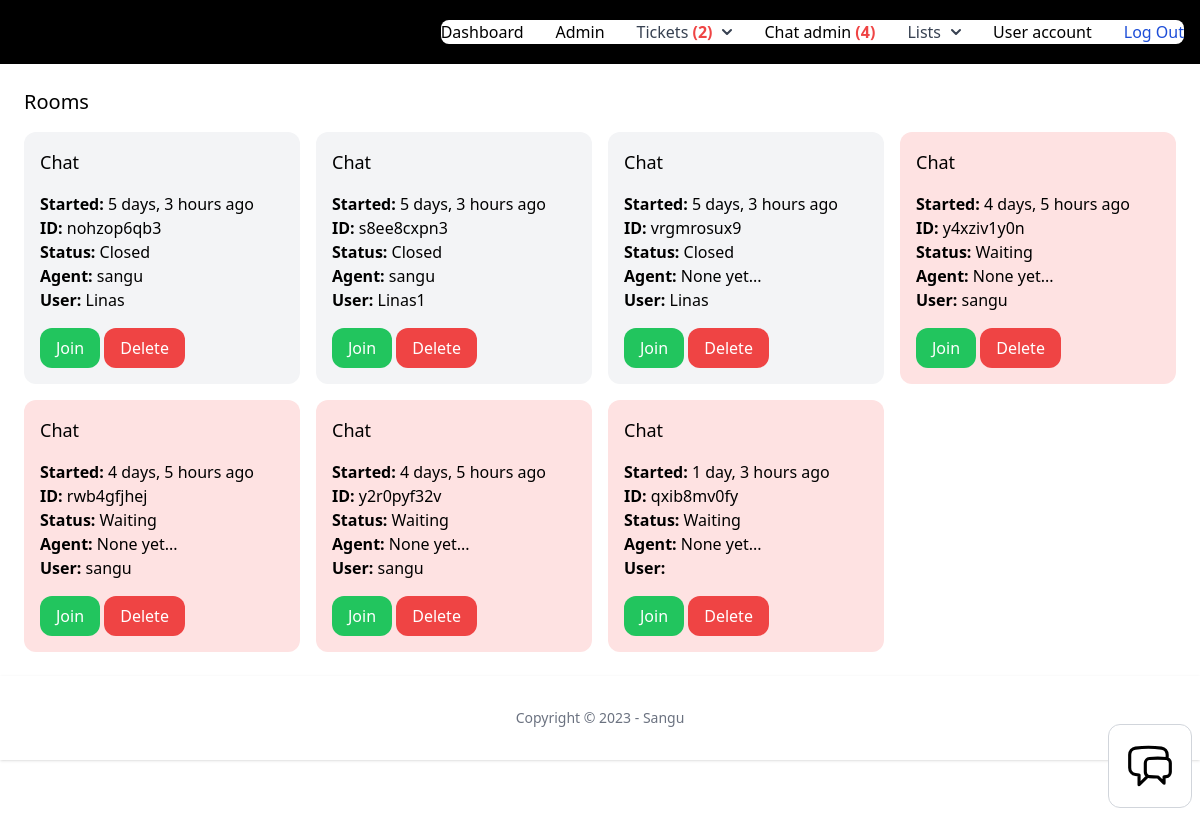
The page /chat-admin (signed in) on the database as committed earlier.
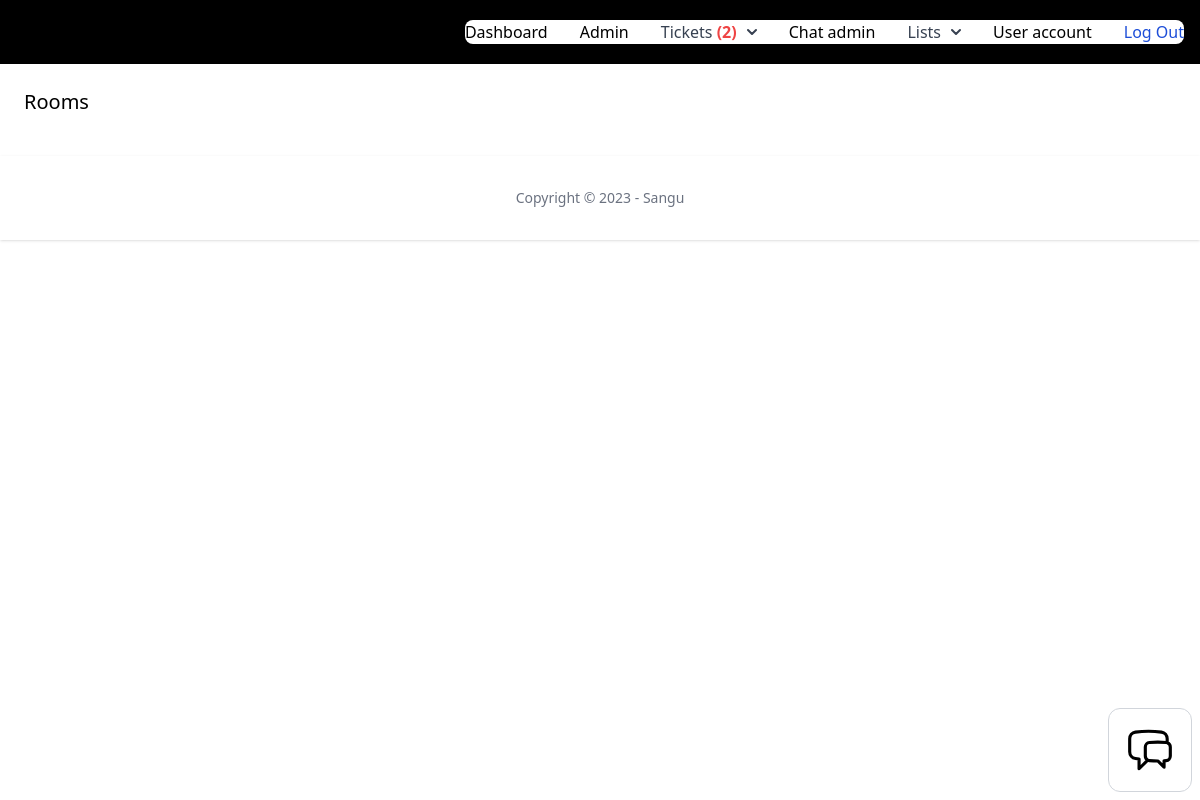
The same page on the database as committed later.
### chat/models.py (models this page shows, shortened)
class Room(models.Model):
    ACTIVE = 'active'
    WAITING = 'waiting'
    CLOSED = 'closed'
    CHOICES_STATUS = (
        (ACTIVE, 'Active'),
        (WAITING, 'Waiting'),
        (CLOSED, 'Closed'),
    )
    uuid = models.CharField(max_length=255)
    chat_user = models.CharField(max_length=255)
    agent = models.ForeignKey(User, related_name='rooms', blank=True, null=True, on_delete=models.SET_NULL)
    messages = models.ManyToManyField(Message, blank=True)
    url = models.CharField(max_length=255, blank=True, null=True)
    status = models.CharField(max_length=15, choices=CHOICES_STATUS, default=WAITING)
    created_at = models.DateTimeField(auto_now_add=True)
    class Meta:
        ordering = ('created_at',)

### user/models.py (models this page shows)
class User(AbstractUser):
    phone = models.TextField(blank=True, null=True)
    is_customer = models.BooleanField(default=True)
    is_manager = models.BooleanField(default=False)

### chat/views.py (the view)
# urls.py: path('chat-admin', views.chat_admin, name='admin'),
@login_required
def chat_admin(request):
    rooms = Room.objects.all()
    users = User.objects.all()
    return render(request, 'chat/admin.html', {
        'rooms': rooms,
        'users': users,
    })

### chat/context_processors.py (called while the page is built)
def chat_waiting(request):
    waiting_chat = Room.objects.filter(status='waiting')
    return {'waiting_chat': waiting_chat}

### team/context_processors.py (called while the page is built)
def active_team(request):
    if request.user.is_authenticated:
        if request.user.userprofile.active_team:
            active_team = request.user.userprofile.active_team
        else:
            active_team = Team.objects.filter(created_by=request.user)[0]
    else:
        active_team = None
    return {'active_team': active_team}

### ticket/context_processors.py (called while the page is built)
def pending_tickets(request):
    pending_tickets = 0
    if request.user.is_authenticated:
        if request.user.is_manager:
            pending_tickets = Ticket.objects.filter(status='pending')
        else:
            pending_tickets = pending_tickets
    else:
        pending_tickets = pending_tickets
    return {'pending_tickets': pending_tickets}

def workspace_tickets(request):
    if request.user.is_authenticated:
        workspace_tickets = Ticket.objects.filter(assign_to=request.user, is_resolved=False)
    else:
        workspace_tickets = 0
    return {'workspace_tickets': workspace_tickets}

### chat/templates/chat/admin.html (shortened to what this page needs)
{% extends 'app/base.html'  %}
{% block content %}
<div class="py-6 px-6">
    <h1 class="mb-4 text-xl">Rooms</h1>
    <div class="grid grid-cols-4 gap-4">
        {% for room in rooms %}
        <div class="p-4 rounded-xl {% if room.status == 'waiting' %}bg-red-100{% elif room.status == 'active' %}bg-yellow-100{% else %}bg-gray-100{% endif %}">
            <h3 class="mb-4 text-lg">Chat</h3>
            <p>
                <b>Started: </b>{{ room.created_at|timesince }} ago<br>
                <b>ID: </b>{{ room.uuid }}<br>
                <b>Status: </b>{{ room.get_status_display }}<br>
                <b>Agent: </b>{% firstof room.agent.username 'None yet...' %}<br>
                <b>User: </b>{{ room.chat_user }}<br>
            </p>
            <a href="{% url 'chat:room' room.uuid %}" class="mt-4 inline-block py-2 px-4 rounded-xl bg-green-500 text-white">Join</a>
            <a href="{% url 'chat:delete' room.uuid %}" class="mt-4 inline-block py-2 px-4 rounded-xl bg-red-500 text-white">Delete</a>
        </div>
        {% endfor %}
    </div>
</div>
{% endblock %}

### app/templates/app/base.html (shortened to what this page needs)
{% load static %}
<!doctype html>
<html lang="en">
<head>
    <script src="https://cdn.tailwindcss.com"></script>
</head>
<body>
    <nav class="bg-black border-gray-200 dark:bg-black dark:border-gray-700">
        <div class="max-w-screen-xl flex flex-wrap items-center justify-between mx-auto p-4">
            <a href="/" class="flex items-center">
                <span class="self-center text-2xl font-semibold whitespace-nowrap dark:text-white">Django CRM</span>
            </a>
            {% if request.user.is_authenticated %}
            {% if request.user.is_manager %}
            <a href="{% url 'teams:detail' active_team.id %}" class="flex items-center">
                <span class="self-center text-2xl font-semibold whitespace-nowrap dark:text-white">{{ active_team.name }}</span>
            </a>
            {% endif %}
            {% endif %}
            <div class="hidden w-full md:block md:w-auto" id="navbar-multi-level">
                <ul class="flex flex-col font-medium p-4 md:p-0 mt-4 border border-gray-100 rounded-lg bg-gray-50 md:flex-row md:space-x-8 md:mt-0 md:border-0 md:bg-white dark:bg-gray-800 md:dark:bg-black dark:border-gray-700">
                    <li>
                        <a href="{% url 'dashboard:index' %}" class="block py-2 pl-3 pr-4 text-black rounded hover:bg-gray-100 md:hover:bg-transparent md:border-0 md:hover:text-blue-700 md:p-0 dark:text-white md:dark:hover:text-blue-500 dark:hover:bg-gray-700 dark:hover:text-white md:dark:hover:bg-transparent">Dashboard</a>
                    </li>
                    {% if request.user.is_staff %}
                    <li>
                        <a href="/admin" class="block py-2 pl-3 pr-4 text-black rounded hover:bg-gray-100 md:hover:bg-transparent md:border-0 md:hover:text-blue-700 md:p-0 dark:text-white md:dark:hover:text-blue-500 dark:hover:bg-gray-700 dark:hover:text-white md:dark:hover:bg-transparent">Admin</a>
                    </li>
                    {% endif %}
                    {% if request.user.is_authenticated %}
                    {% if request.user.is_manager %}
                    <li>
                        <button id="dropdownNavbarLink" data-dropdown-toggle="dropdownNavbar" class="flex items-center justify-between w-full py-2 pl-3 pr-4  text-gray-700 border-b border-gray-100 hover:bg-gray-50 md:hover:bg-transparent md:border-0 md:hover:text-blue-700 md:p-0 md:w-auto dark:text-white md:dark:hover:text-blue-500 dark:focus:text-white dark:border-gray-700 dark:hover:bg-gray-700 md:dark:hover:bg-transparent">
                            Tickets&nbsp; {% if pending_tickets.count > 0 %} <span class="text-red-500 font-bold"> ({{ pending_tickets.count }}) {% endif %}</span><svg class="w-2.5 h-2.5 ml-2.5" aria-hidden="true" xmlns="http://www.w3.org/2000/svg" fill="none" viewBox="0 0 10 6">
                                <path stroke="currentColor" stroke-linecap="round" stroke-linejoin="round" stroke-width="2" d="m1 1 4 4 4-4" />
                            </svg>
                        </button>
                    </li>
                    {% endif %}
                    {% endif %}
                    {% if request.user.is_manager %}
                    <li>
                        <a href="{% url 'chat:admin' %}" class="block py-2 pl-3 pr-4 text-black rounded hover:bg-gray-100 md:hover:bg-transparent md:border-0 md:hover:text-blue-700 md:p-0 dark:text-white md:dark:hover:text-blue-500 dark:hover:bg-gray-700 dark:hover:text-white md:dark:hover:bg-transparent">Chat admin {% if waiting_chat.count > 0 %} <span class="text-red-500 font-bold">({{ waiting_chat.count }}) {% endif %}</span></a>
                    </li>
                    <li>
                        <button id="dropdownNavbarLink" data-dropdown-toggle="dropdownNavbar_lists" class="flex items-center justify-between w-full py-2 pl-3 pr-4  text-gray-700 border-b border-gray-100 hover:bg-gray-50 md:hover:bg-transparent md:border-0 md:hover:text-blue-700 md:p-0 md:w-auto dark:text-white md:dark:hover:text-blue-500 dark:focus:text-white dark:border-gray-700 dark:hover:bg-gray-700 md:dark:hover:bg-transparent">
                            Lists <svg class="w-2.5 h-2.5 ml-2.5" aria-hidden="true" xmlns="http://www.w3.org/2000/svg" fill="none" viewBox="0 0 10 6">
                                <path stroke="currentColor" stroke-linecap="round" stroke-linejoin="round" stroke-width="2" d="m1 1 4 4 4-4" />
                            </svg>
                        </button>
                    </li>
                    {% endif %}
                    {% if request.user.is_authenticated %}
                    <li>
                        <a href="{% url 'userprofile:user_account' %}" class="block py-2 pl-3 pr-4 text-black rounded hover:bg-gray-100 md:hover:bg-transparent md:border-0 md:hover:text-blue-700 md:p-0 dark:text-white md:dark:hover:text-blue-500 dark:hover:bg-gray-700 dark:hover:text-white md:dark:hover:bg-transparent">User account</a>
                    </li>
                    {% endif %}
                    {% if request.user.is_authenticated %}
                    <li>
                        <a href="{% url 'logout' %}" class="block py-2 pl-3 pr-4 text-white bg-blue-700 rounded md:bg-transparent md:text-blue-700 md:p-0 md:dark:text-blue-500 dark:bg-blue-600 md:dark:bg-transparent" aria-current="page">Log Out</a>
                    </li>
                    {% endif %}
                </ul>
            </div>
        </div>
    </nav>
    {% block content %}
    {% endblock%}
    {% include 'chat/chat_bubble.html' %}
    <footer class="bg-white shadow dark:bg-black">
        <div class="w-full max-w-screen-xl mx-auto p-4 md:py-8">
            <span class="block text-sm text-gray-500 sm:text-center dark:text-gray-400">Copyright © 2023 - Sangu</span>
        </div>
    </footer>
    <footer class="py-3 my-4">
    </footer>
</body>
</html>

### chat/templates/chat/chat_bubble.html (shortened to what this page needs)
<div id="chat" class="max-w-[300px] fixed right-2 bottom-2 p-4 bg-white border border-gray-300 rounded-xl">
    <div id="chat_icon">
        <button id="chat_open" class="w-[50px] flex items-center" title = "Open_chat">
        </button>
    </div>
</div>

Rows that differ between the two databases and show on the page:
removed Room: created_at "5 days, 3 hours", uuid "nohzop6qb3", status "Closed", agent.username "sangu", chat_user "Linas"
removed Room: created_at "5 days, 3 hours", uuid "s8ee8cxpn3", status "Closed", agent.username "sangu", chat_user "Linas1"
removed Room: created_at "5 days, 3 hours", uuid "vrgmrosux9", status "Closed", agent "None yet...", chat_user "Linas"
removed Room: created_at "4 days, 5 hours", uuid "y4xziv1y0n", status "Waiting", agent "None yet...", chat_user "sangu"
removed Room: created_at "4 days, 5 hours", uuid "rwb4gfjhej", status "Waiting", agent "None yet...", chat_user "sangu"
removed Room: created_at "4 days, 5 hours", uuid "y2r0pyf32v", status "Waiting", agent "None yet...", chat_user "sangu"
removed Room: created_at "1 day, 3 hours", uuid "qxib8mv0fy", status "Waiting", agent "None yet..."
Other text that changed with them:
{{ waiting_chat.count }}: "4" → (not shown)
